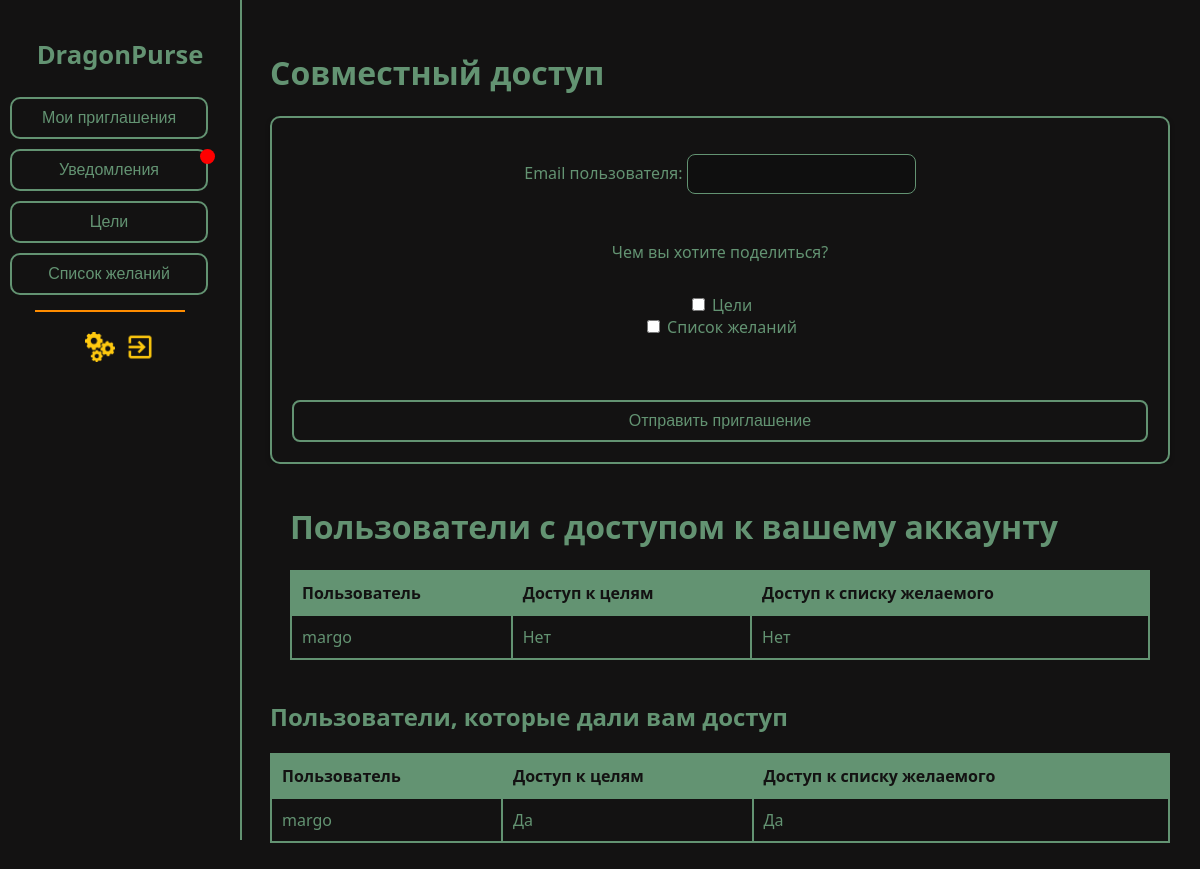
Page /shared-account/ (signed in) on the earlier database version.
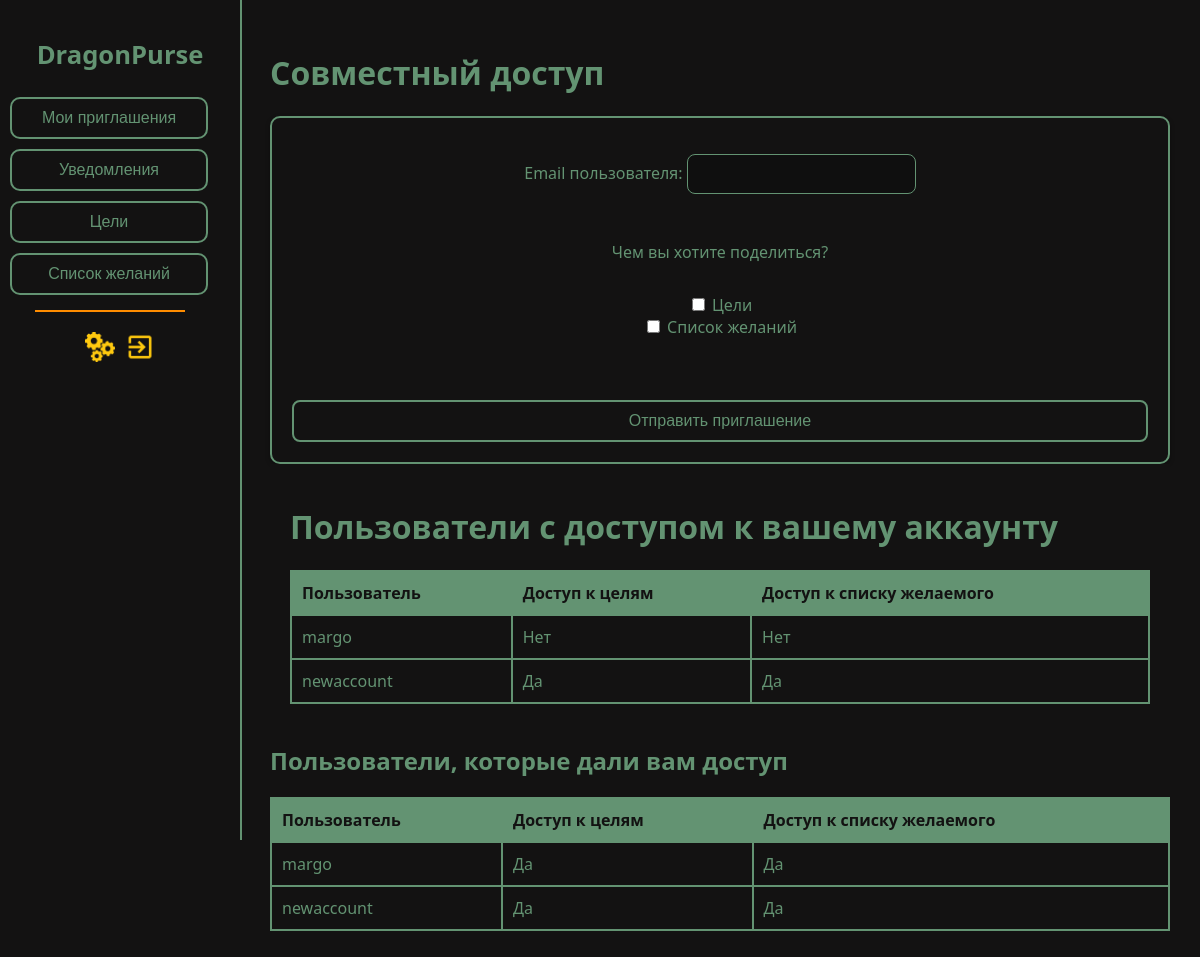
Same page on the later database version.
### accounts/models.py (models this page shows, shortened)
class SharedAccess(models.Model):
    owner = models.ForeignKey(User, on_delete=models.CASCADE, related_name='shared_accesses')
    shared_with = models.ForeignKey(User, on_delete=models.CASCADE, related_name='received_accesses')
    can_view_goals = models.BooleanField(default=True)
    can_view_wishlist = models.BooleanField(default=True)
    created_at = models.DateTimeField(auto_now_add=True)
    class Meta:
        unique_together = ('owner', 'shared_with')

### accounts/views.py (the view, shortened to what this page needs)
# urls.py: path('shared-account/', SharedAccountView.as_view(), name='shared_account'),
class SharedAccountView(View):
    def get(self, request):
        form = SharedAccountForm()
        has_unread = get_unread_notifications_flag(request.user)
        shared_with_users = SharedAccess.objects.filter(
            owner=request.user
        ).select_related('shared_with')
        received_accesses = SharedAccess.objects.filter(
            shared_with=request.user
        ).select_related('owner')
        return render(
            request,
            'accounts/shared_account.html',
            {
                'form': form,
                'shared_with_users': shared_with_users,
                'received_accesses': received_accesses,
                'has_unread': has_unread
            }
        )

### accounts/forms.py
class SharedAccountForm(forms.Form):
    email = forms.EmailField(label='Email пользователя', required=True)
    access_data = forms.MultipleChoiceField(
        label='Чем вы хотите поделиться?',
        choices=[
            ('goals', 'Цели'),
            ('wishlist', 'Список желаний'),
        ],
        widget=forms.CheckboxSelectMultiple,
        required=False
    )

### accounts/views.py (called while the page is built)
def get_unread_notifications_flag(user):
    if not user.is_authenticated:
        return False
    return Notification.objects.filter(user=user, is_read=False).exists()

### accounts/templates/accounts/shared_account.html (shortened to what this page needs)
{% extends "accounts/base.html" %}
{% load static %}
{% block head %}<link rel="stylesheet" href="{% static 'accounts/css/dashboard.css' %}">
<link rel="stylesheet" href="{% static 'accounts/css/theme.css' %}">{% endblock %}
{% block content %}
<div class="sidebar">
        <h1><a href="{% url 'transaction_list' %}">DragonPurse</a></h1>
        <a href="{% url 'notifications_inbox' %}"><button>Мои приглашения</button></a>
        <a href="{% url 'notifications_inbox' %}" style="position: relative; display: inline-block;">
            <button>Уведомления</button>
            {% if has_unread %}
        <span style="
            position: absolute;
            top: 5px;
            right: 15px;
            width: 15px;
            height: 15px;
            background-color: red;
            border-radius: 50%;
            display: inline-block;
        "></span>
    {% endif %}</a>
        <a href="{% url 'goals_list' %}"><button>Цели</button></a>
        <a href="{% url 'wishlist_list' %}"><button>Список желаний</button></a>
        <div class="line"></div>
        <div style="display: flex; margin: 5px;">
        <a href="{% url 'settings' %}" style="display: flex; margin: 5px;"><img src="{% static 'accounts/img/settings_photo.png' %}" width="30" height="30" alt="настройки"></a>
        <a href="{% url 'logout' %}" style="display: flex; margin: 5px;"><img src="{% static 'accounts/img/exit_photo.png' %}" width="30" height="30" alt="выход"></a>
        </div>
</div>
<main>
<h1>Совместный доступ</h1>
<div class="card">
<form method="post">
  {{ form.as_p }}
  <button type="submit">Отправить приглашение</button>
</form>
</div>
<div class="container">
    <h1>Пользователи с доступом к вашему аккаунту</h1>
    <table>
        <thead>
            <tr>
                <th>Пользователь</th>
                <th>Доступ к целям</th>
                <th>Доступ к списку желаемого</th>
            </tr>
        </thead>
        <tbody>
            {% for access in shared_with_users %}
                <tr>
                    <td>{{ access.shared_with.username }}</td>
                    <td>{{ access.can_view_goals|yesno:"Да,Нет" }}</td>
                    <td>{{ access.can_view_wishlist|yesno:"Да,Нет" }}</td>
                </tr>
            {% empty %}
                <tr>
                    <td colspan="3">Нет пользователей с доступом.</td>
                </tr>
            {% endfor %}
        </tbody>
    </table>
</div>
<h2>Пользователи, которые дали вам доступ</h2>
<table>
        <thead>
            <tr>
                <th>Пользователь</th>
                <th>Доступ к целям</th>
                <th>Доступ к списку желаемого</th>
            </tr>
        </thead>
        <tbody>
{% for access in received_accesses %}
    <tr>
        <td>{{ access.owner.username }}</td>
        <td>{{ access.can_view_goals|yesno:"Да,Нет" }}</td>
        <td>{{ access.can_view_wishlist|yesno:"Да,Нет" }}</td>
    </tr>
{% empty %}
    <tr>
    <td colspan="3">Нет полученных доступов.</td>
        </tr>
{% endfor %}
</main>
{% endblock %}

Differences in the rows shown:
added SharedAccess: shared_with.username "newaccount", can_view_goals "Да", can_view_wishlist "Да", shown under "Пользователи с доступом к вашему аккаунту"
added SharedAccess: owner.username "newaccount", can_view_goals "Да", can_view_wishlist "Да", shown under "Пользователи, которые дали вам доступ"
